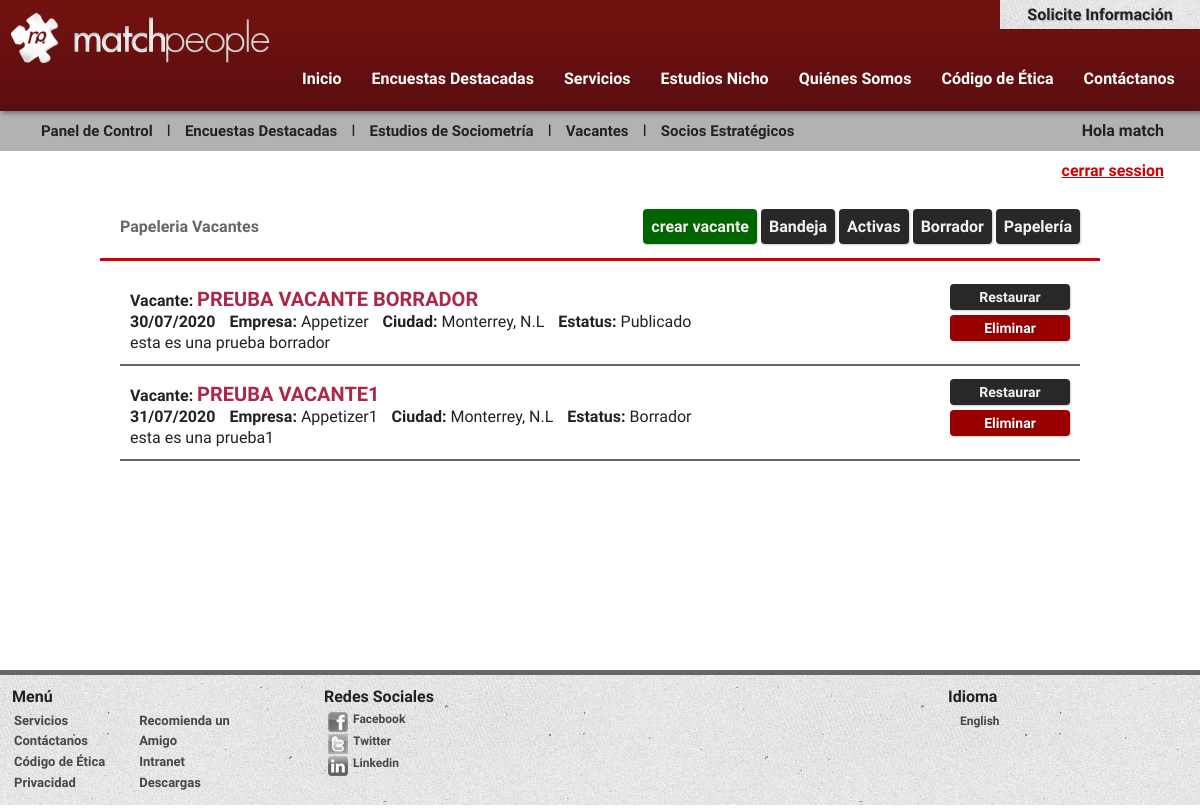
The page /matchpeople/papeleria_vacante.php (signed in) on the database its author committed.
### tables this page shows
CREATE TABLE `listavacantes` (
  `id` int(100) NOT NULL,
  `autor` varchar(150) NOT NULL,
  `vacante` varchar(300) NOT NULL,
  `ciudad` varchar(20) NOT NULL,
  `GiroEmpresa` varchar(100) NOT NULL,
  `descripcion` longtext NOT NULL,
  `fecha` varchar(15) NOT NULL,
  `afinidad` varchar(200) NOT NULL,
  `Perfil_Academico` varchar(200) NOT NULL,
  `experiencia_profecional` varchar(11) NOT NULL,
  `edad` varchar(200) NOT NULL,
  `genero` varchar(200) NOT NULL,
  `competencias` varchar(200) NOT NULL,
  `disponibilidad_viaje` varchar(200) NOT NULL,
  `Nombre_empresa` varchar(200) NOT NULL,
  `ingles` varchar(100) NOT NULL,
  `residencia` varchar(10) NOT NULL,
  `img` varchar(100) NOT NULL,
  `des_corta` varchar(200) NOT NULL,
  `area_funcion` varchar(200) NOT NULL,
  `estatusId` int(10) NOT NULL,
  `papeleria` int(11) NOT NULL
);

### matchpeople/papeleria_vacante.php (the view, shortened to what this page needs)
<!doctype html>
<html>
<head>
<?php include("header.php");?>
<div id="contenido">
<?php include("menus/menu_vacantes.php");?>
  <div class="titulosec" >
  Papeleria Vacantes
	<?php include("menus/menu_secuV.php");?>
  </div>
  <div class="ochenta centar" >
    <?php
		include("clavesbd.php");
		$con = mysqli_connect($servername, $username, $password, $dbname);
		mysqli_set_charset($con,"utf8");
	 $sql = "SELECT id, vacante, ciudad, fecha, Nombre_empresa, des_corta, estatusId FROM listavacantes where papeleria = 1 AND estatusId != 3";
  			$result = mysqli_query($con, $sql);
  			if (mysqli_num_rows($result) > 0) {
  				while($row = mysqli_fetch_assoc($result)) {
						$Titulo = $row['vacante'];
						$Titulo= strtoupper($Titulo);
						$Fecha = $row['fecha'];
						$newDate = date("d/m/Y", strtotime($Fecha));
						$Empresa = $row["Nombre_empresa"];
						$Ciudad = $row["ciudad"];
						$estatusId = $row['estatusId'];
						$balaso = $row["des_corta"];
					echo "<form class='box_vacante' action='editar_vacante.php?id=".$row['id']."' enctype='multipart/form-data' method='POST'>";?>
						<div class='col1 ochenta'>
							<strong>Vacante:</strong> <span class='h2'><?php echo"$Titulo"; ?></span><br>
							<strong><?php echo"$newDate "; ?></strong>
							<strong class='izquierdo'>Empresa: </strong><?php echo"$Empresa"; ?>
							<strong class='izquierdo'>Ciudad: </strong><?php echo"$Ciudad"; ?>
							<strong class='izquierdo'>Estatus: </strong>
							<?php if ($estatusId != "1") { $estatus ="Borrador";} else {$estatus ="Publicado";} echo"$estatus"; ?>
							<br><?php echo"$balaso"; ?>
						</div>
						<div class='col2'>
							<input class='btn2 alignCenter' type='submit' value='Restaurar' name='btn_submit' style='width: 120px;'>
							<input class='btn3 alignCenter' type='submit' value='Eliminar' name='btn_submit' style='width: 120px;'>
		   			</div>
   				</form>
					<?php } } else {	echo "<h3>No hay vacantes en papelería</h3>";}	mysqli_close($con); ?>
  </div>
</div>
<?php include ("footer.php");?>

### matchpeople/css/boilerplate.css (style rules this page uses)
html { font-size: 100%; -webkit-text-size-adjust: 100%; -ms-text-size-adjust: 100%; }
html, button, input, select, textarea { font-family: 'Open Sans Condensed', 'Arial Narrow', serif; color: #222; }
body { margin: 0; font-size: 1em; line-height: 1.3; font-family: 'Open Sans Condensed', 'Arial Narrow', serif; -webkit-font-smoothing: antialiased; -moz-font-smoothing: antialiased; font-smoothing: antialiased; }
b, strong { font-weight: bold; }
form { margin: 0; }
button, input, select, textarea { font-size: 100%; margin: 0; vertical-align: baseline; *vertical-align: middle; }
button, input { line-height: normal; }
button, input[type="button"], input[type="reset"], input[type="submit"] { cursor: pointer; -webkit-appearance: button; *overflow: visible; }

### matchpeople/css/main.css (style rules this page uses)
#contenido { display: inline-block; width: 100%; margin-top: 0px; }
@media only screen and (min-width: 482px) { #contenido { display: inline-block; width: 100%; margin-top: 0px; } }
@media only screen and (min-width: 769px) { #contenido { display: inline-block; width: 100%; margin-top: 0px; } }

### matchpeople/css/espacios.css (style rules this page uses)
body { margin: 0px; padding: 0px; }
.ochenta { width: 80% }
.izquierdo { margin-left: 10px; }
.centar { width: 80%; margin: 0 auto; text-align: center; }

### matchpeople/css/aaestudios.css (style rules this page uses)
@media only screen and (min-width: 760px) { .izquierdo { margin-left: 10px; } }

### matchpeople/css/vacante.css (style rules this page uses)
.box_vacante { margin: 0; border-bottom: #666 solid 2px; width: 100%; display: inline-block; }
.box_vacante .col2 { float: right; padding: 0px; }
.titulosec { border-bottom-width: 8px; border-bottom: rgba(211,0,3,1.00) solid; color: rgba(102,102,102,1.00); width: 80%; padding: 20px; margin: 15px auto; font-weight: 900; }
.col1 { display: block; padding: 10px; text-align: left; float: left; }
.col2 { display: block; width: 130px; padding: 10px; float: left; }
.h2 { font-size: 20px; font-weight: 900; color: #ab2848; text-transform: uppercase; }
.alignCenter { top: 50%; display: inherit; text-align: center; }

### matchpeople/css/botones.css (style rules this page uses)
.btn2 { background-color: #292828; color: #F3F1F1; margin: 8px 0px 5px 0px; font-weight: 800; border: 0; -moz-box-shadow: 1px 1px 2px rgba(0,0,0,0.2); -webkit-box-shadow: 1px 1px 2px rgba(0,0,0,0.2); box-shadow: 1px 1px 2px rgba(0,0,0,0.2); }
.btn3 { color: #FFF; margin: 0px 0px 10px 0px; padding: 5px 10px; font-weight: 900; background-color: #900; font-size: 14px; border: 0px; -moz-box-shadow: 1px 1px 2px rgba(0,0,0,0.2); -webkit-box-shadow: 1px 1px 2px rgba(0,0,0,0.2); box-shadow: 1px 1px 2px rgba(0,0,0,0.2); text-shadow: 1px 1px 1px rgba(0,0,0,0.2); cursor: pointer }

### matchpeople/css/forms.css (style rules this page uses)
input { color: #333; padding: 5px; font-size: 14px; }

### matchpeople/css/background.css (style rules this page uses)
html, body { height:100%; }

### matchpeople/css/validador.css (style rules this page uses)
input[type=submit] { border-radius: 4px; }

### rows shown on the page
listavacantes: vacante "PREUBA VACANTE BORRADOR", fecha "30/07/2020", Nombre_empresa "Appetizer", ciudad "Monterrey, N.L", estatusId "Publicado", des_corta "esta es una prueba borrador"
listavacantes: vacante "PREUBA VACANTE1", fecha "31/07/2020", Nombre_empresa "Appetizer1", ciudad "Monterrey, N.L", estatusId "Borrador", des_corta "esta es una prueba1"

### other values the page prints
$autor "match"
